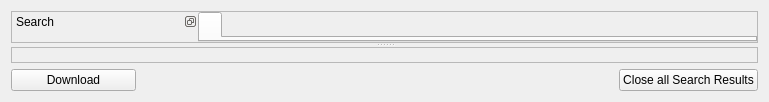
      <widget class="QWidget" name="page_Search">
       <layout class="QGridLayout">
        <item row="0" column="0" colspan="3">
         <widget class="QSplitter" name="splitter_search">
          <property name="orientation">
           <enum>Qt::Vertical</enum>
          </property>
          <widget class="QFrame" name="fr_search">
           <property name="sizePolicy">
            <sizepolicy hsizetype="Preferred" vsizetype="Preferred">
             <horstretch>0</horstretch>
             <verstretch>1</verstretch>
            </sizepolicy>
           </property>
           <property name="frameShape">
            <enum>QFrame::StyledPanel</enum>
           </property>
           <property name="frameShadow">
            <enum>QFrame::Raised</enum>
           </property>
           <property name="lineWidth">
            <number>0</number>
           </property>
           <layout class="QHBoxLayout">
            <property name="spacing">
             <number>0</number>
            </property>
            <property name="margin">
             <number>0</number>
            </property>
            <item>
             <widget class="QDockWidget" name="searchViewDock">
              <property name="sizePolicy">
               <sizepolicy hsizetype="Preferred" vsizetype="Preferred">
                <horstretch>1</horstretch>
                <verstretch>0</verstretch>
               </sizepolicy>
              </property>
              <property name="whatsThis">
               <string>In this zone, you can create new file searches.</string>
              </property>
              <property name="features">
               <set>QDockWidget::DockWidgetFloatable|QDockWidget::DockWidgetMovable</set>
              </property>
              <property name="allowedAreas">
               <set>Qt::LeftDockWidgetArea|Qt::RightDockWidgetArea</set>
              </property>
              <property name="windowTitle">
               <string>Search</string>
              </property>
              <widget class="QWidget" name="searchViewDockContents"/>
             </widget>
            </item>
            <item>
             <widget class="SearchResultsTabWidget" name="searchTab">
              <property name="sizePolicy">
               <sizepolicy hsizetype="Expanding" vsizetype="Expanding">
                <horstretch>3</horstretch>
                <verstretch>0</verstretch>
               </sizepolicy>
              </property>
              <widget class="QWidget" name="widget">
               <attribute name="title">
                <string/>
               </attribute>
              </widget>
             </widget>
            </item>
           </layout>
          </widget>
          <widget class="QFrame" name="frame_x">
           <property name="minimumSize">
            <size>
             <width>16</width>
             <height>16</height>
            </size>
           </property>
           <property name="maximumSize">
            <size>
             <width>16777215</width>
             <height>16777215</height>
            </size>
           </property>
           <property name="frameShape">
            <enum>QFrame::StyledPanel</enum>
           </property>
           <property name="frameShadow">
            <enum>QFrame::Raised</enum>
           </property>
          </widget>
         </widget>
        </item>
        <item row="1" column="0">
         <widget class="QPushButton" name="downloadButton">
          <property name="sizePolicy">
           <sizepolicy hsizetype="Minimum" vsizetype="Fixed">
            <horstretch>0</horstretch>
            <verstretch>0</verstretch>
           </sizepolicy>
          </property>
          <property name="minimumSize">
           <size>
            <width>125</width>
            <height>0</height>
           </size>
          </property>
          <property name="text">
           <string>Download</string>
          </property>
         </widget>
        </item>
        <item row="1" column="1">
         <spacer>
          <property name="orientation">
           <enum>Qt::Horizontal</enum>
          </property>
          <property name="sizeHint" stdset="0">
           <size>
            <width>471</width>
            <height>20</height>
           </size>
          </property>
         </spacer>
        </item>
        <item row="1" column="2">
         <widget class="QPushButton" name="closetabButton">
          <property name="text">
           <string>Close all Search Results</string>
          </property>
         </widget>
        </item>
       </layout>
      </widget>
